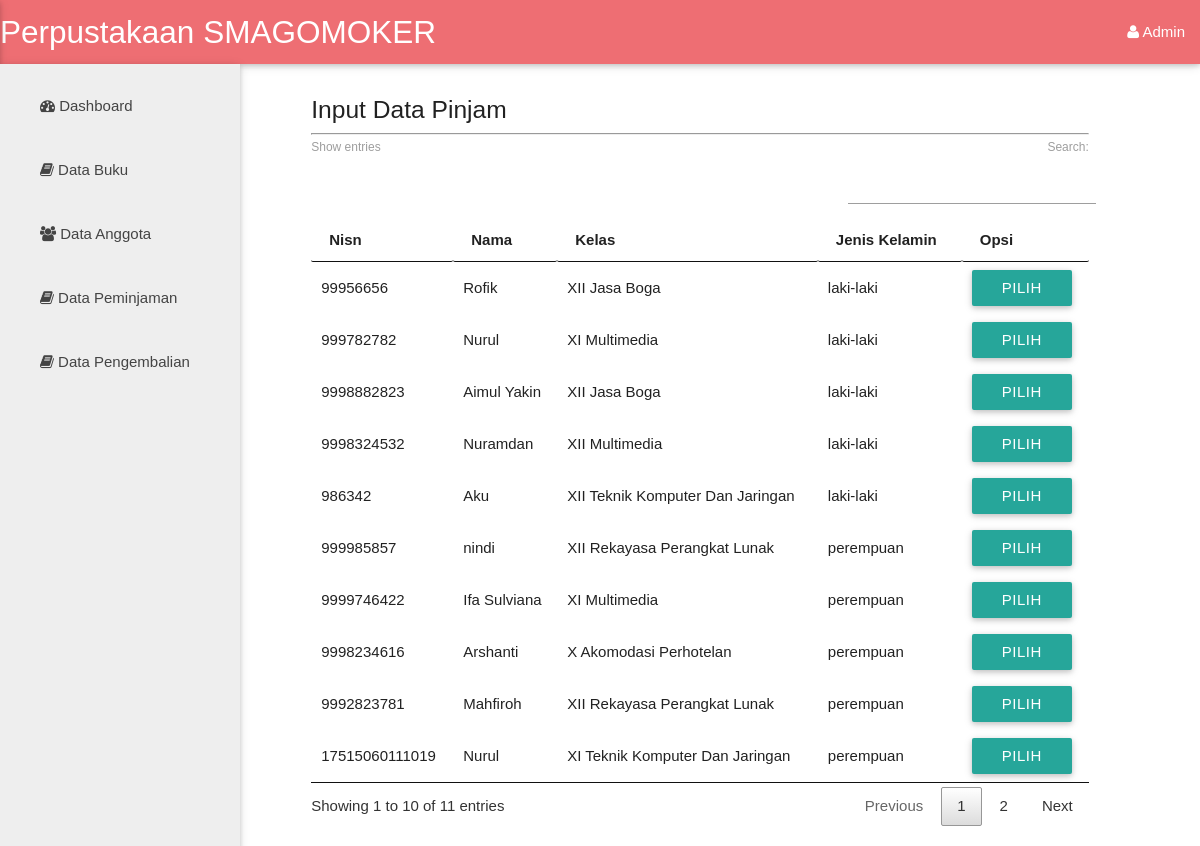
The app's page /tambah_pinjam.php (signed in), older data.
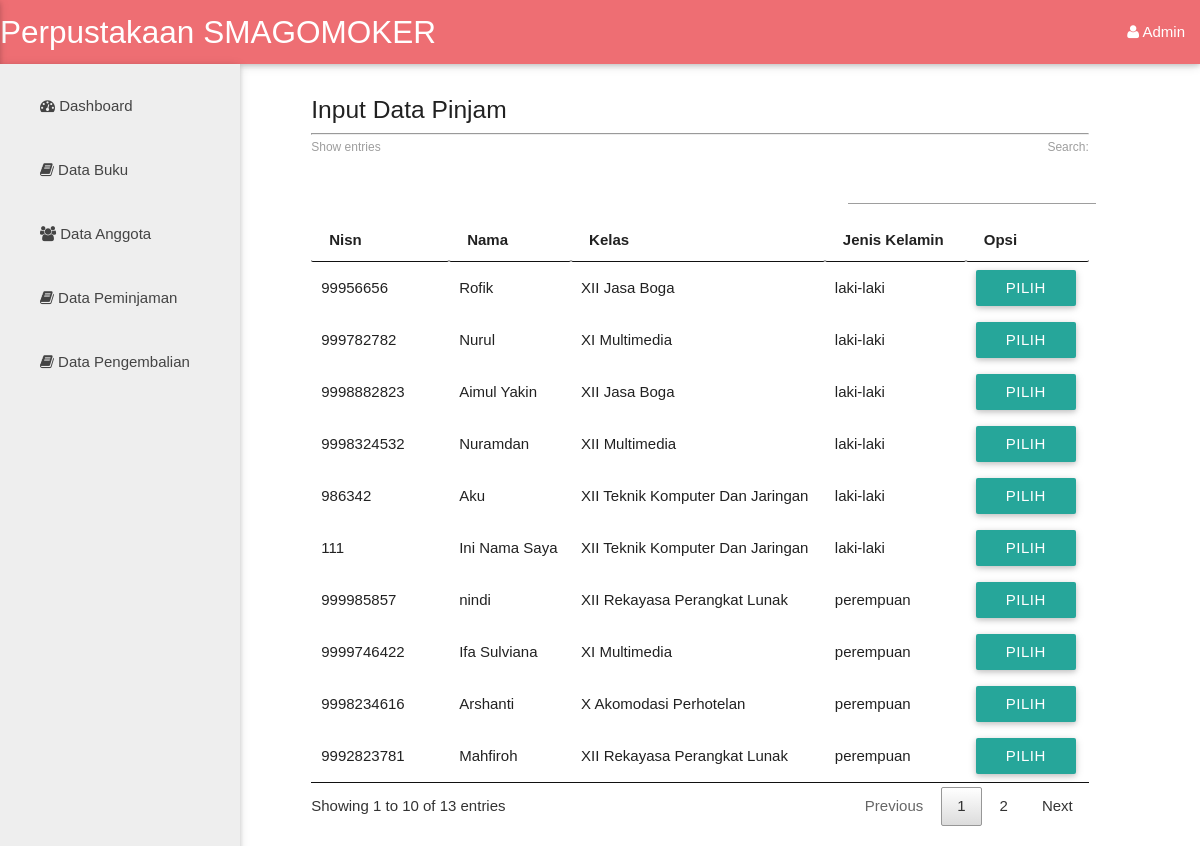
The same page, newer data.
### tables this page shows
CREATE TABLE `anggota` (
  `id_anggota` int(11) NOT NULL,
  `nisn` varchar(20) NOT NULL,
  `nama` varchar(50) NOT NULL,
  `password` varchar(25) NOT NULL,
  `kelas` varchar(3) NOT NULL,
  `jurusan` varchar(35) NOT NULL,
  `jen_kel` enum('laki-laki','perempuan','','') NOT NULL,
  `no_hp` varchar(13) NOT NULL
);

### tambah_pinjam.php (the view, shortened to what this page needs)
<?php
  include 'db/koneksi.php';
  include 'templates/header.php';
  if (isset($_SESSION['admin'])) {
?>
<div class="row">
  <div class="col s2">
    <ul id="nav-mobile" class="sidebar side-nav fixed grey lighten-3">
      <li><a href="index.php"><i class="fa fa-dashboard"></i> Dashboard</a></li>
      <li><a href="buku.php"><i class="fa fa-book"></i> Data Buku</a></li>
      <li><a href="anggota.php"><i class="fa fa-users"></i> Data Anggota</a></li>
          <li><a href="pinjam.php"><i class="fa fa-book"></i> Data Peminjaman</a></li>
          <li><a href="kembali.php"><i class="fa fa-book"></i> Data Pengembalian</a></li>
    </ul>
  </div>
</div>
 <div class="row">
  <div class="col m8 offset-m3">
  <h5>Input Data Pinjam</h5>
  <hr>
    <table id="tbl_peminjam" class="mdl-data-table" width="100%" cellpadding="0">
      <thead>
        <tr>
          <th>Nisn</th>
          <th>Nama</th>
          <th>Kelas</th>
          <th>Jenis Kelamin</th>
          <th>Opsi</th>
        </tr>
      </thead>
      <tbody>
        <?php
        $query = mysqli_query($dbConn, "SELECT * FROM anggota");
          while ($data = mysqli_fetch_array($query)) {
         ?>
          <tr>
            <td><?php   echo $data['nisn']; ?></td>
            <td><?php   echo $data['nama']; ?></td>
            <td><?php   echo $data['kelas'] . ' ' . $data['jurusan']; ?></td>
            <td><?php   echo $data['jen_kel']; ?></td>
            <td>
              <a class="btn" href="transaksi.php?id_pinjam=<?php echo $data['id_anggota']; ?>">Pilih</a>
            </td>
          </tr>
         <?php } ?>
      </tbody>
    </table>
  </div>
 </div>
<?php include 'templates/footer.php' ?>
<?php }
  else{
    hearder("location:login.php");
  }
 ?>

Row changes from the older to the newer data that the page shows:
no longer on this page (row edited): anggota: nisn "17515060111019", nama "Nurul", kelas "XI", jurusan "Teknik Komputer Dan Jaringan", jen_kel "perempuan"
added anggota: nisn "111", nama "Ini Nama Saya", kelas "XII", jurusan "Teknik Komputer Dan Jaringan", jen_kel "laki-laki"
Text that changed along with them:
text written by a page script: "Show entries Search: Showing 1 to 10 of 11 entries Previous 1 2 Next" → "Show entries Search: Showing 1 to 10 of 13 entries Previous 1 2 Next"
